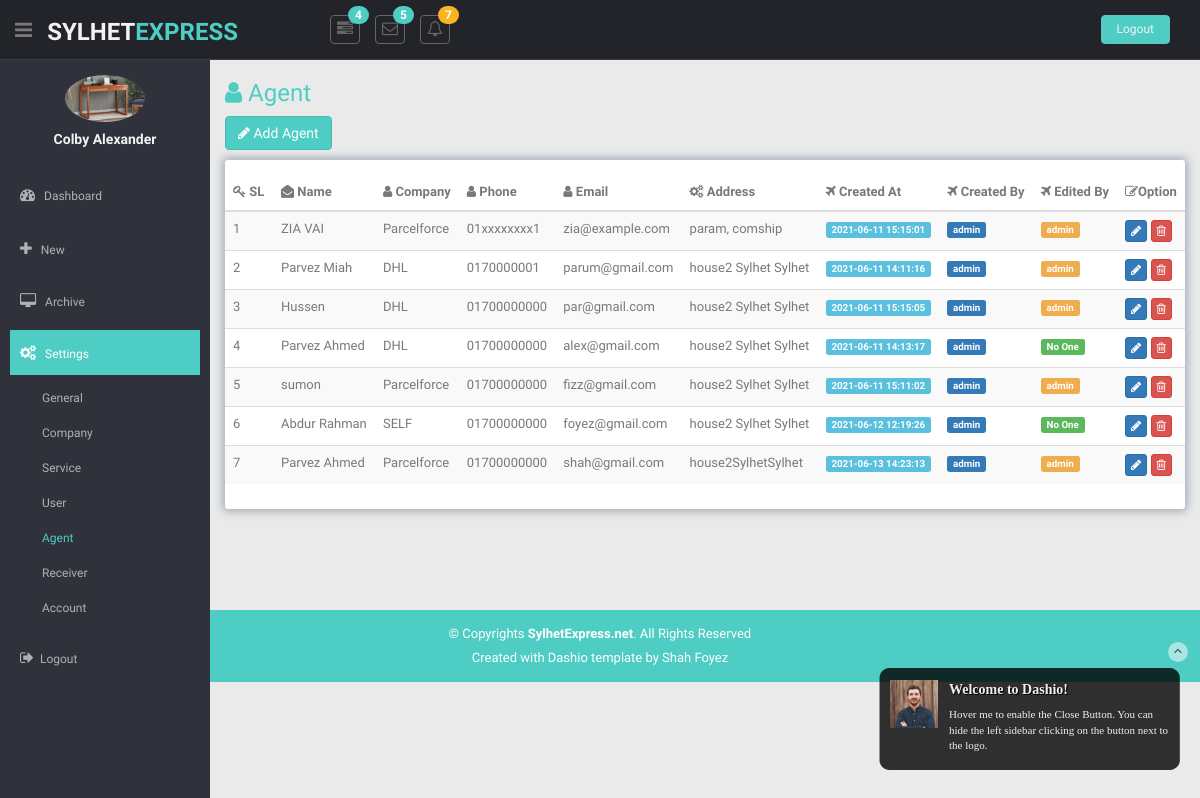
Screenshot of /agent.php (signed in) with the database file from the repository.
### tables this page shows
CREATE TABLE `tbl_agent` (
  `sl` int(55) NOT NULL,
  `name` varchar(255) NOT NULL,
  `company` varchar(255) NOT NULL,
  `phone` varchar(255) NOT NULL,
  `email` varchar(255) NOT NULL,
  `address` varchar(255) NOT NULL,
  `createdAt` datetime NOT NULL,
  `editedAt` datetime DEFAULT NULL,
  `createdBy` varchar(255) NOT NULL,
  `editedBy` varchar(255) DEFAULT NULL
);

### classes/User.php (called while the page is built, shortened)
<?php
	$filepath= realpath(dirname(__FILE__));
	include_once ($filepath.'/../database/Database.php');
?>
<?php
	class User{
		private $db;
		public function __construct(){
			$this->db=new Database();
		}
	    public function getUser($username){
			$query="SELECT * from tbl_admin WHERE username='$username'";
			$details=$this->db->select($query);
			return $details;
	    }
	    public function agentDetails(){
			$query="SELECT * from tbl_agent ORDER BY sl ASC";
			$details=$this->db->select($query);
			return $details;
	    }
	}
?>

### database/Database.php (called while the page is built, shortened)
<?php
Class Database{
	public $host   = DB_HOST;
	public $user   = DB_USER;
	public $pass   = DB_PASS;
	public $dbname = DB_NAME;
	public $link;
	private function connectDB(){
	$this->link = new mysqli($this->host, $this->user, $this->pass, $this->dbname);
 }
	public function select($query){
		$result = $this->link->query($query) or die($this->link->error.__LINE__);
		if($result->num_rows > 0){
			return $result;
		} else {
			return false;
		}
	}
}

### database/Session.php (called while the page is built, shortened)
<?php
class Session{
	public static function get($key){
		 if(isset($_SESSION[$key])){
		 	return $_SESSION[$key];
		 }else{
		 	return false;
		 }
	}
}
?>

### agent.php (the view, shortened to what this page needs)
 <?php
    include 'inc/header.php';
    include 'inc/sidebar.php';
?>
<?php
  $user=new User();
?>
    <section id="main-content">
      <section style="min-height:550px;" class="wrapper">
         <h3 style="color: #4ecdc4;"><i class="fa fa-user"></i> Agent</h3>
          <button onclick="window.location.href='addAgent.php';" type="button" class="btn btn-theme"><i class="fa fa-pencil"></i> Add Agent</button>
         <div  style="margin-top: 10px; " class="row mt">
           <div class="col-md-12">
             <div style="border-radius: 3px; box-shadow: 0px 0px 8px 3px #aab2bc;" class="content-panel">
               <table class="table table-striped table-advance table-hover">
                 <thead>
                   <tr>
                     <th width="5%"><i class="fa fa-key"></i> SL</th>
                     <th width=""><i class="fa fa-envelope-open"></i> Name</th>
                     <th width=""><i class="fa fa-user "></i> Company</th>
                     <th width=""><i class="fa fa-user"></i> Phone</th>
                     <th width=""><i class="fa fa-user"></i> Email</th>
                     <th width=""><i class=" fa fa-cogs"></i> Address</th>
                     <th width=" "><i class="fa fa-plane"></i> Created At</th>
                     <th width=" "><i class="fa fa-plane"></i> Created By</th>
                     <th width=" "><i class="fa fa-plane"></i> Edited By</th>
                     <th width=" "><i class=" fa fa-pencil-square-o"></i>Option</th>
                   </tr>
                 </thead>
                 <tbody>
                  <?php
                      $agentDetails=$user->agentDetails();
                      if($agentDetails){
                        $i=0;
                        while($result=$agentDetails->fetch_assoc()){
                          $i++;
                    ?>
                   <tr>
                     <td><?php echo $i;?></td>
                     <td><?php echo $result['name'];?></td>
                     <td><?php echo $result['company'];?></td>
                     <td><?php echo $result['phone'];?></td>
                     <td><?php echo $result['email'];?></td>
                      <td><?php echo $result['address'];?></td>
                     <td><span class="label label-info"><?php echo $result['createdAt'];?></span></td>
                     <td><span class="label label-primary"><?php echo $result['createdBy'];?></span></td>
                     <td>
                       <?php
                        if($result['editedBy']==""){
                          echo "<span class='label label-success'>No One</span>";
                        }else{ ?>
                       <span class="label label-warning"><?php echo $result['editedBy'];?></span>
                     <?php } ?>
                     </td>
                     <td>
                        <a class="btn btn-primary btn-xs" href="agentEdit.php?agentEditId=<?php echo $result['sl'];?>"><i class="fa fa-pencil"></i></a>
                        <a onclick="return confirm('Are you sure?')" class="btn btn-danger btn-xs" href="?agentDeleteId=<?php echo $result['sl'];?>"><i class="fa fa-trash-o"></i></a>
                     </td>
                   </tr>
                 <?php } }?>
                 </tbody>
               </table>
             </div>
           </div>
         </div>
     </section>
    </section>
    <?php
      include 'inc/footer.php';
    ?>

### inc/header.php (shortened to what this page needs)
<?php
    include 'database/Session.php';
?>
<?php
    include 'database/Database.php';
  $user=new User();
?>
<!DOCTYPE html>
<html lang="en">
<head>
  <link href="lib/bootstrap/css/bootstrap.min.css" rel="stylesheet">
  <link href="lib/font-awesome/css/font-awesome.css" rel="stylesheet" />
  <link rel="stylesheet" type="text/css" href="css/zabuto_calendar.css">
  <link rel="stylesheet" type="text/css" href="lib/gritter/css/jquery.gritter.css" />
  <link href="css/style.css" rel="stylesheet">
  <link href="css/style-responsive.css" rel="stylesheet">
</head>
<body>
  <section id="container">
    <header class="header black-bg">
      <div class="sidebar-toggle-box">
        <div class="fa fa-bars tooltips" data-placement="right" data-original-title="Toggle Navigation"></div>
      </div>
      <a href="index.php" class="logo"><b>Sylhet<span>Express</span></b></a>
      <div class="nav notify-row" id="top_menu">
        <ul class="nav top-menu">
          <li class="dropdown">
            <a data-toggle="dropdown" class="dropdown-toggle" href="index.php#">
              <i class="fa fa-tasks"></i>
              <span class="badge bg-theme">4</span>
              </a>
          </li>
          <li id="header_inbox_bar" class="dropdown">
            <a data-toggle="dropdown" class="dropdown-toggle" href="index.php#">
              <i class="fa fa-envelope-o"></i>
              <span class="badge bg-theme">5</span>
              </a>
          </li>
          <li id="header_notification_bar" class="dropdown">
            <a data-toggle="dropdown" class="dropdown-toggle" href="index.php#">
              <i class="fa fa-bell-o"></i>
              <span class="badge bg-warning">7</span>
              </a>
          </li>
        </ul>
      </div>
      <div class="top-menu">
        <ul class="nav pull-right top-menu">
          <li><a class="logout" href="?action=logout">Logout</a></li>
        </ul>
      </div>
    </header>

### inc/sidebar.php (shortened to what this page needs)
<aside>
  <div id="sidebar" class="nav-collapse ">
    <ul class="sidebar-menu" id="nav-accordion">
      <?php
        $username=Session::get('adminUsername');
        $getUser=$user->getUser($username);
        if($getUser){
          while($uresult=$getUser->fetch_assoc()){?>
      <p class="centered"><a href="profile.php?adminUsername=<?php echo $uresult['username']?>"><img src="<?php echo $uresult['img']?>" class="img-circle" width="80"></a></p>
      <h5 class="centered"><?php echo $uresult['name']?></h5>
    <?php }}?>
      <li class="mt">
        <a
        <?php
          $path=$_SERVER['SCRIPT_FILENAME'];
          $page=basename($path, '.php');
          if($page=='index'){
            echo 'class=active';
          }
        ?> href="index.php">
          <i class="fa fa-dashboard"></i>
          <span>Dashboard</span>
        </a>
      </li>
     <li class="sub-menu">
        <a
        <?php
          $path=$_SERVER['SCRIPT_FILENAME'];
          $page=basename($path, '.php');
          if($page=='ship'){
            echo 'class=active';
          }
        ?> href="ship.php">
          <i class="fa fa-plus"></i>
          <span>New</span>
        </a>
      </li>
       <li class="sub-menu">
        <a
        <?php
          $path=$_SERVER['SCRIPT_FILENAME'];
          $page=basename($path, '.php');
          if($page=='archive' || $page=='archiveView' || $page=='archiveEdit'){
            echo 'class=active';
          }
        ?> href="archive.php">
          <i class="fa fa-desktop"></i>
          <span>Archive</span>
        </a>
      </li>
      <li class="sub-menu">
        <a
        <?php
          $path=$_SERVER['SCRIPT_FILENAME'];
          $page=basename($path, '.php');
          if($page=='user' || $page=='company'|| $page=='general'|| $page=='service'|| $page=='agent'||$page=='receiver'||$page=='addUser' || $page=='addAgent' || $page=='userEdit'|| $page=='serviceEdit' || $page=='agentEdit' || $page=='receiverEdit' || $page=='companyEdit' || $page=='account' ||$page=='accountEdit' || $page=='addAccount' ){
            echo 'class=active';
        } ?>
        href="javascript:;">
          <i class="fa fa-cogs"></i>
          <span>Settings</span>
          </a>
        <ul class="sub">
          <li><a <?php if($page=='general'){ ?>style="color:#4ecdc4;"<?php }?> href="general.php">General</a></li>
          <li><a <?php if($page=='company' || $page=='companyEdit'){ ?>style="color:#4ecdc4;"<?php }?> href="company.php">Company</a></li>
          <li><a <?php if($page=='service' || $page=='serviceEdit'){ ?>style="color:#4ecdc4;"<?php }?> href="service.php">Service</a></li>
          <li><a <?php if($page=='user' || $page=='addUser' || $page=='userEdit'){ ?>style="color:#4ecdc4;"<?php }?> href="user.php">User</a></li>
          <li><a <?php if($page=='agent' || $page=='addAgent' || $page=='agentEdit'){ ?>style="color:#4ecdc4;"<?php }?> href="agent.php">Agent</a></li>
          <li><a <?php if($page=='receiver' || $page=='receiverEdit'){ ?>style="color:#4ecdc4;"<?php }?> href="receiver.php">Receiver</a></li>
          <li><a <?php if($page=='account' || $page=='accountEdit' || $page=='addAccount' ){ ?>style="color:#4ecdc4;"<?php }?> href="account.php">Account</a></li>
        </ul>
      </li>
      <li>
        <a class="logout" href="?action=logout"><i class="fa fa-sign-out"></i>Logout</a>
      </li>
    </ul>
  </div>
</aside>

### inc/footer.php (shortened to what this page needs)
    <footer class="site-footer">
      <div class="text-center">
        <p>
          &copy; Copyrights <strong>SylhetExpress.net</strong>. All Rights Reserved
        </p>
        <div class="credits">
          Created with Dashio template by <a href="https://www.linkedin.com/in/shah-foyez-933a27206">Shah Foyez</a>
        </div>
        <a href="index.php#" class="go-top">
          <i class="fa fa-angle-up"></i>
          </a>
      </div>
    </footer>
  </section>
</body>
</html>

### css/style.css (style rules this page uses)
body { color: #797979; background: #eaeaea; font-family: 'Ruda', sans-serif; padding: 0px !important; margin: 0px !important; font-size:13px; }
ul li { list-style: none; }
a, a:hover, a:focus { text-decoration: none; outline: none; }
#container { width: 100%; height: 100%; }
.bg-theme { background-color: #4ECDC4; }
.btn-theme { color: #fff; background-color: #4ECDC4; border-color: #48bcb4; }
.centered { text-align: center; }
.mt { margin-top: 25px; }
ul.top-menu > li > .logout { color: #f2f2f2; font-size: 12px; border-radius: 4px; -webkit-border-radius: 4px; border: 1px solid #64c3c2 !important; padding: 5px 15px; margin-right: 15px; background: #4ECDC4; margin-top: 15px; }
#sidebar { width: 210px; height: 100%; position: fixed; background: #2f323a; }
#sidebar h5 { color: #f2f2f2; font-weight: 700; }
#sidebar ul li { position: relative; }
#sidebar .sub-menu > .sub li { padding-left: 32px; }
#sidebar .sub-menu > .sub li:last-child { padding-bottom: 10px; }
ul.sidebar-menu , ul.sidebar-menu li ul.sub { margin: -2px 0 0; padding: 0; }
ul.sidebar-menu { margin-top: 75px; }
#sidebar > ul > li > ul.sub { display: none; }
#sidebar > ul > li.active > ul.sub, #sidebar > ul > li > ul.sub > li > a { display: block; }
ul.sidebar-menu li ul.sub li { background: #2f323a; margin-bottom: 0; margin-left: 0; margin-right: 0; }
ul.sidebar-menu li ul.sub li:last-child { border-radius: 0 0 4px 4px; -webkit-border-radius: 0 0 4px 4px; }
ul.sidebar-menu li ul.sub li a { font-size: 12px; padding: 6px 0; line-height: 35px; height: 35px; -webkit-transition: all 0.3s ease; -moz-transition: all 0.3s ease; -o-transition: all 0.3s ease; -ms-transition: all 0.3s ease; transition: all 0.3s ease; color: #aeb2b7; }
ul.sidebar-menu li { margin-bottom: 5px; margin-left:10px; margin-right:10px; }
ul.sidebar-menu li.sub-menu { line-height: 15px; }
ul.sidebar-menu li a span { display: inline-block; }
ul.sidebar-menu li a { color: #aeb2b7; text-decoration: none; display: block; padding: 15px 0 15px 10px; font-size: 12px; outline: none; -webkit-transition: all 0.3s ease; -moz-transition: all 0.3s ease; -o-transition: all 0.3s ease; -ms-transition: all 0.3s ease; transition: all 0.3s ease; }
ul.sidebar-menu li a.active, ul.sidebar-menu li a:hover, ul.sidebar-menu li a:focus { background: #4ECDC4; color: #fff; display: block; -webkit-transition: all 0.3s ease; -moz-transition: all 0.3s ease; -o-transition: all 0.3s ease; -ms-transition: all 0.3s ease; transition: all 0.3s ease; }
ul.sidebar-menu li a i { font-size: 15px; padding-right: 6px; }
ul.sidebar-menu li a.active i { color: #fff; }
#main-content { margin-left: 210px; }
.header, .footer { min-height: 60px; padding: 0 15px; }
.header { position: fixed; left: 0; right: 0; z-index: 1002; }
.black-bg { background: #22242a; border-bottom: 1px solid #393d46; }
.wrapper { display: inline-block; margin-top: 60px; padding-left: 15px; padding-right: 15px; padding-bottom: 15px; padding-top: 0px; width: 100%; }
a.logo { font-size: 24px; color: #f2f2f2; float: left; margin-top: 15px; text-transform: uppercase; }
a.logo b { font-weight: 900; }
a.logo span { color: #4ECDC4; }
#top_menu .nav > li, ul.top-menu > li { float: left; }
.notify-row { float: left; margin-top: 15px; margin-left: 92px; }
ul.top-menu > li > a { color: #666666; font-size: 16px; border-radius: 4px; -webkit-border-radius: 4px; border:1px solid #666666 !important; padding: 2px 6px; margin-right: 15px; }
.notify-row .badge { position: absolute; right: -10px; top: -10px; z-index: 100; }
.sidebar-toggle-box { float: left; padding-right: 15px; margin-top: 20px; }
.sidebar-toggle-box .fa-bars { cursor: pointer; display: inline-block; font-size: 20px; }
.content-panel { background: #ffffff; box-shadow: 0px 3px 2px #aab2bd; padding-top: 15px; padding-bottom: 5px; }
.badge.bg-warning { background: #FCB322; }
.site-footer { background: #4ECDC4; color: #fff; padding: 15px 0; }
.site-footer p { margin-bottom: 5px; }
.credits, .credits a { color: #fff; }
.go-top { margin-right: 1%; margin-top: -25px; float: right; background: rgba(255,255,255,.5); width: 20px; height: 20px; border-radius: 50%; -webkit-border-radius: 50%; }
.go-top i { color: #2A3542; }

### rows the page displays
tbl_agent: name "ZIA VAI", company "Parcelforce", phone "01xxxxxxxx1", email "zia@example.com", address "param, comship", createdAt "2021-06-11 15:15:01", createdBy "admin", editedBy "admin"
tbl_agent: name "Parvez Miah", company "DHL", phone "0170000001", email "parum@gmail.com", address "house2 Sylhet Sylhet", createdAt "2021-06-11 14:11:16", createdBy "admin", editedBy "admin"
tbl_agent: name "Hussen", company "DHL", phone "01700000000", email "par@gmail.com", address "house2 Sylhet Sylhet", createdAt "2021-06-11 15:15:05", createdBy "admin", editedBy "admin"
tbl_agent: name "Parvez Ahmed", company "DHL", phone "01700000000", email "alex@gmail.com", address "house2 Sylhet Sylhet", createdAt "2021-06-11 14:13:17", createdBy "admin", editedBy "No One"
tbl_agent: name "sumon", company "Parcelforce", phone "01700000000", email "fizz@gmail.com", address "house2 Sylhet Sylhet", createdAt "2021-06-11 15:11:02", createdBy "admin", editedBy "admin"
tbl_agent: name "Abdur Rahman", company "SELF", phone "01700000000", email "foyez@gmail.com", address "house2 Sylhet Sylhet", createdAt "2021-06-12 12:19:26", createdBy "admin", editedBy "No One"
tbl_agent: name "Parvez Ahmed", company "Parcelforce", phone "01700000000", email "shah@gmail.com", address "house2SylhetSylhet", createdAt "2021-06-13 14:23:13", createdBy "admin", editedBy "admin"

### other values shown
$uresult['name'] "Colby Alexander"
